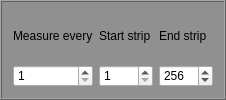
       <widget class="QFrame" name="frame_5">
        <property name="maximumSize">
         <size>
          <width>16777215</width>
          <height>100</height>
         </size>
        </property>
        <property name="font">
         <font>
          <weight>75</weight>
          <bold>true</bold>
         </font>
        </property>
        <property name="styleSheet">
         <string notr="true">QFrame { background :rgb(144, 144, 144) }</string>
        </property>
        <property name="frameShape">
         <enum>QFrame::Box</enum>
        </property>
        <property name="frameShadow">
         <enum>QFrame::Raised</enum>
        </property>
        <layout class="QGridLayout" name="gridLayout_6">
         <item row="1" column="0">
          <widget class="QLabel" name="max_voltage_label_CV_3">
           <property name="text">
            <string>Measure every</string>
           </property>
          </widget>
         </item>
         <item row="1" column="1">
          <widget class="QLabel" name="complience_label_CV_3">
           <property name="text">
            <string>Start strip</string>
           </property>
          </widget>
         </item>
         <item row="2" column="1">
          <widget class="QDoubleSpinBox" name="Rint_Start_strip">
           <property name="decimals">
            <number>0</number>
           </property>
           <property name="minimum">
            <double>1.000000000000000</double>
           </property>
           <property name="maximum">
            <double>3000.000000000000000</double>
           </property>
           <property name="singleStep">
            <double>1.000000000000000</double>
           </property>
           <property name="value">
            <double>1.000000000000000</double>
           </property>
          </widget>
         </item>
         <item row="2" column="2">
          <widget class="QDoubleSpinBox" name="Rint_End_strip">
           <property name="buttonSymbols">
            <enum>QAbstractSpinBox::UpDownArrows</enum>
           </property>
           <property name="decimals">
            <number>0</number>
           </property>
           <property name="minimum">
            <double>1.000000000000000</double>
           </property>
           <property name="maximum">
            <double>3000.000000000000000</double>
           </property>
           <property name="value">
            <double>256.000000000000000</double>
           </property>
          </widget>
         </item>
         <item row="2" column="0">
          <widget class="QDoubleSpinBox" name="Rint_every">
           <property name="decimals">
            <number>0</number>
           </property>
           <property name="minimum">
            <double>1.000000000000000</double>
           </property>
           <property name="maximum">
            <double>3000.000000000000000</double>
           </property>
           <property name="singleStep">
            <double>1.000000000000000</double>
           </property>
           <property name="value">
            <double>1.000000000000000</double>
           </property>
          </widget>
         </item>
         <item row="1" column="2">
          <widget class="QLabel" name="voltages_steps_label_CV_3">
           <property name="text">
            <string>End strip</string>
           </property>
          </widget>
         </item>
        </layout>
       </widget>
